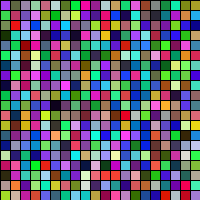
Frame 1 (no input)
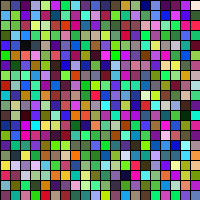
Frame 60 (the mouse pressed at the canvas centre just before this capture)
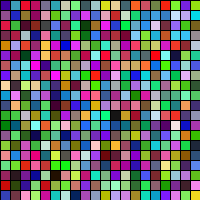
Frame 120 (the mouse held since frame 60 and released just before this capture)

The Processing sketch that drew these frames (run headless with seeded random() and noise(); from frame 60 on, the mouse is pressed at the canvas centre):

// Processing sketch: exercise2
// ── exercise2.pde
int rectSize = 10;

void setup() {
  size (200, 200);
}

void draw() {
  for (int i = 0; i < width/rectSize; i++) {
    for (int j = 0; j < height/rectSize; j++) {
      //fill(random(0, 255));
      fill(random(255), random(255), random(255));
      rect(i * rectSize, j * rectSize, rectSize, rectSize);
    }
  }
  //noLoop();
}
